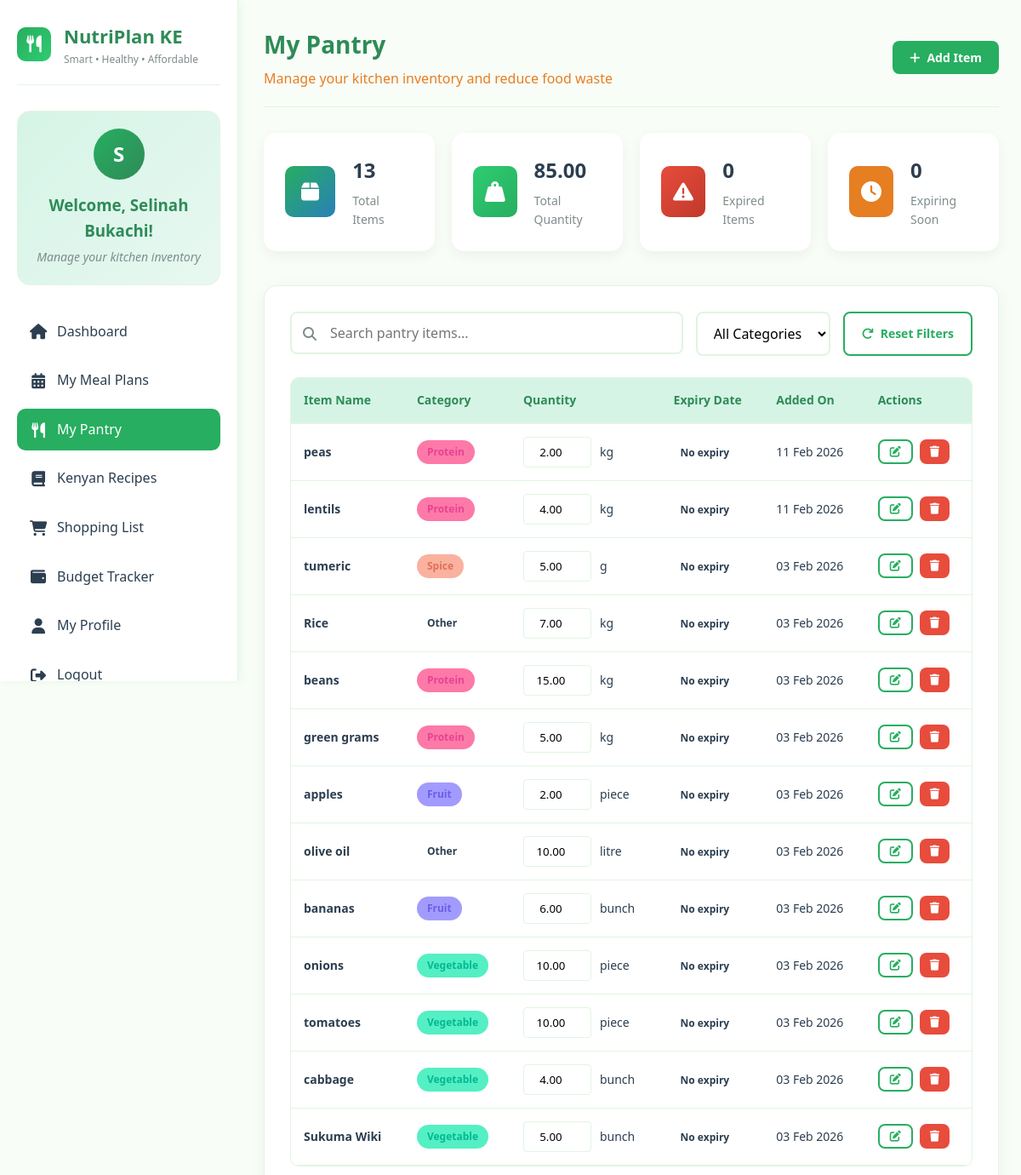
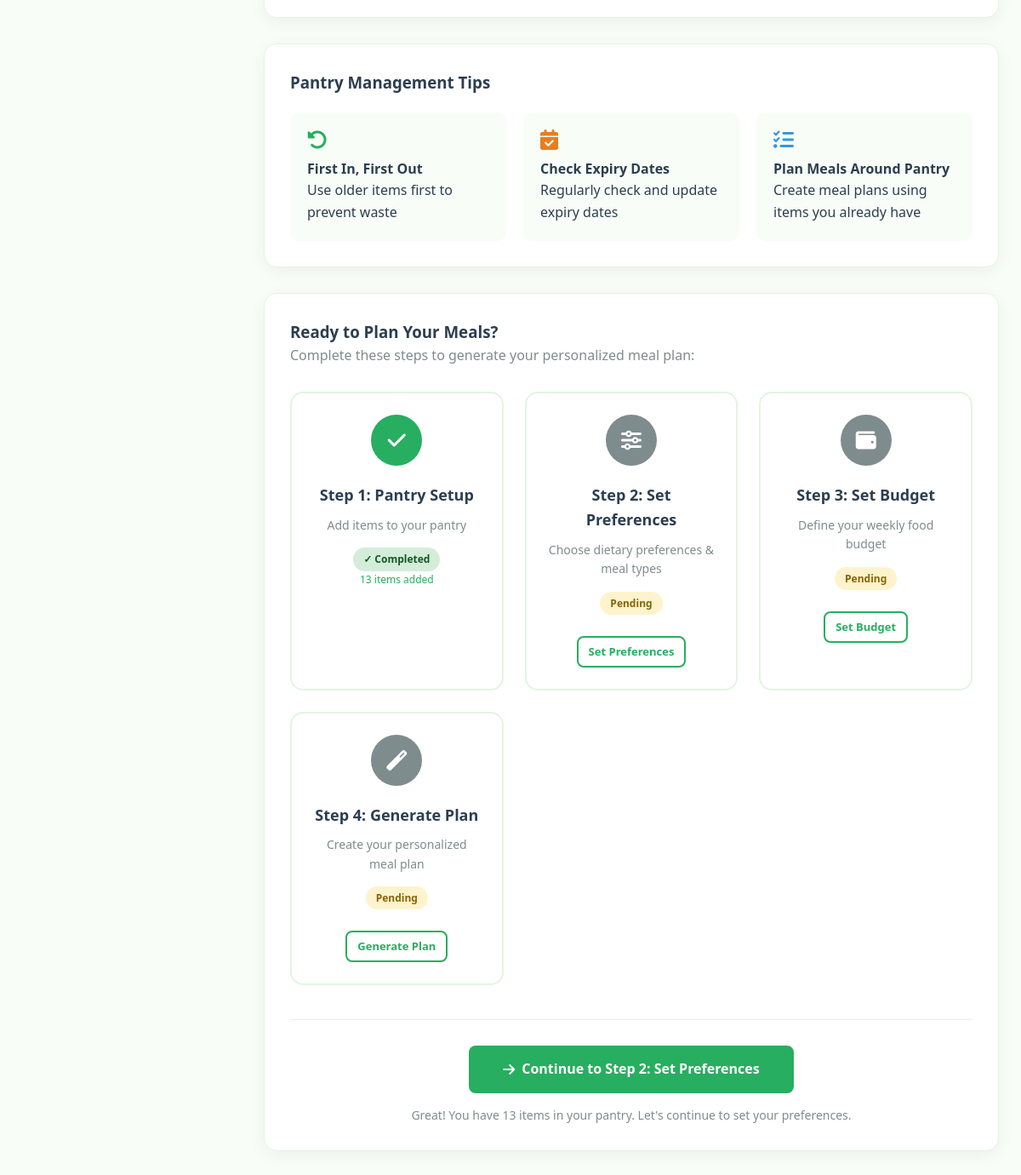
Page /pantry.php (signed in) on the committed database (2 pictures, top to bottom).
### tables this page shows
CREATE TABLE `pantry` (
  `pantry_id` int(11) NOT NULL,
  `user_id` int(11) NOT NULL,
  `item_name` varchar(100) NOT NULL,
  `category` varchar(50) DEFAULT NULL,
  `quantity` decimal(10,2) NOT NULL,
  `unit` varchar(50) DEFAULT NULL,
  `expiry_date` date DEFAULT NULL,
  `added_date` datetime DEFAULT current_timestamp(),
  `last_updated` datetime DEFAULT current_timestamp() ON UPDATE current_timestamp()
);

### pantry.php (the view, shortened to what the rows shown need)
<?php
require_once 'config.php';
$user_id = $_SESSION['user_id'];
$query = "SELECT * FROM pantry WHERE user_id = $user_id";
$query .= " ORDER BY added_date DESC";
$result = mysqli_query($conn, $query);
?>
<!DOCTYPE html>
<html lang="en">
<head>
    <link rel="stylesheet" href="https://cdnjs.cloudflare.com/ajax/libs/font-awesome/6.4.0/css/all.min.css">
</head>
<body>
    <div class="dashboard-container">
        <aside class="sidebar">
            <div class="logo">
                <div class="logo-text">
                    <h2>NutriPlan KE</h2>
                </div>
            </div>
        </aside>
        <main class="main-content">
            <div class="top-header">
                <div class="welcome-message">
                    <h1>My Pantry</h1>
                </div>
            </div>
            <div class="content-section">
                <div class="table-container">
                    <?php if (mysqli_num_rows($result) > 0): ?>
                        <table class="data-table">
                            <thead>
                                <tr>
                                    <th>Item Name</th>
                                    <th>Category</th>
                                    <th>Quantity</th>
                                    <th>Expiry Date</th>
                                    <th>Added On</th>
                                    <th>Actions</th>
                                </tr>
                            </thead>
                            <tbody>
                                <?php
                                mysqli_data_seek($result, 0);
                                while ($item = mysqli_fetch_assoc($result)):
                                    $row_class = '';
                                ?>
                                    <tr class="<?php echo $row_class; ?>" id="item-<?php echo $item['pantry_id']; ?>">
                                        <td>
                                            <strong><?php echo htmlspecialchars($item['item_name']); ?></strong>
                                        </td>
                                        <td>
                                            <span class="badge badge-<?php echo strtolower($item['category'] ?? 'other'); ?>">
                                                <?php echo htmlspecialchars($item['category'] ?? 'Uncategorized'); ?>
                                            </span>
                                        </td>
                                        <td>
                                            <form method="POST" class="quantity-form" onsubmit="updateQuantity(event, <?php echo $item['pantry_id']; ?>)">
                                                <input type="number"
                                                       name="new_quantity"
                                                       value="<?php echo $item['quantity']; ?>"
                                                       step="0.01"
                                                       min="0"
                                                       class="quantity-input"
                                                       onchange="this.form.submit()">
                                                <span><?php echo htmlspecialchars($item['unit']); ?></span>
                                            </form>
                                        </td>
                                        <td>
                                            <?php if ($item['expiry_date']):
                                                $expiry_date = new DateTime($item['expiry_date']);
                                                $today = new DateTime();
                                                $interval = $today->diff($expiry_date);
                                                $status_class = 'expiry-good';
                                                $status_text = 'Good';
                                                if ($expiry_date < $today) {
                                                    $status_class = 'expiry-danger';
                                                    $status_text = 'Expired';
                                                } elseif ($interval->days <= 7) {
                                                    $status_class = 'expiry-warning';
                                                    $status_text = 'Soon';
                                                }
                                            ?>
                                                <span class="expiry-status <?php echo $status_class; ?>">
                                                    <?php echo date('d M Y', strtotime($item['expiry_date'])); ?>
                                                    <br>
                                                    <small>(<?php echo $status_text; ?>)</small>
                                                </span>
                                            <?php else: ?>
                                                <span class="expiry-status">No expiry</span>
                                            <?php endif; ?>
                                        </td>
                                        <td>
                                            <?php echo date('d M Y', strtotime($item['added_date'])); ?>
                                        </td>
                                        <td>
                                            <div class="action-buttons">
                                                <button class="btn btn-sm btn-outline"
                                                        onclick="editItem(<?php echo $item['pantry_id']; ?>, '<?php echo addslashes($item['item_name']); ?>', '<?php echo $item['category']; ?>', <?php echo $item['quantity']; ?>, '<?php echo $item['unit']; ?>', '<?php echo $item['expiry_date']; ?>')"
                                                        title="Edit">
                                                    <i class="fas fa-edit"></i>
                                                </button>
                                                <button class="btn btn-sm btn-danger"
                                                        onclick="deleteItem(<?php echo $item['pantry_id']; ?>)"
                                                        title="Delete">
                                                    <i class="fas fa-trash"></i>
                                                </button>
                                            </div>
                                        </td>
                                    </tr>
                                <?php endwhile; ?>
                            </tbody>
                        </table>
                    <?php endif; ?>
                </div>
            </div>
        </main>
    </div>
</body>
</html>

### rows in the picture
pantry: item_name "peas", category "Protein", new_quantity "2.00", unit "kg", shows "No expiry", added_date "11 Feb 2026"
pantry: item_name "lentils", category "Protein", new_quantity "4.00", unit "kg", shows "No expiry", added_date "11 Feb 2026"
pantry: item_name "tumeric", category "Spice", new_quantity "5.00", unit "g", shows "No expiry", added_date "03 Feb 2026"
pantry: item_name "Rice", category "Other", new_quantity "7.00", unit "kg", shows "No expiry", added_date "03 Feb 2026"
pantry: item_name "beans", category "Protein", new_quantity "15.00", unit "kg", shows "No expiry", added_date "03 Feb 2026"
pantry: item_name "green grams", category "Protein", new_quantity "5.00", unit "kg", shows "No expiry", added_date "03 Feb 2026"
pantry: item_name "apples", category "Fruit", new_quantity "2.00", unit "piece", shows "No expiry", added_date "03 Feb 2026"
pantry: item_name "olive oil", category "Other", new_quantity "10.00", unit "litre", shows "No expiry", added_date "03 Feb 2026"
pantry: item_name "bananas", category "Fruit", new_quantity "6.00", unit "bunch", shows "No expiry", added_date "03 Feb 2026"
pantry: item_name "onions", category "Vegetable", new_quantity "10.00", unit "piece", shows "No expiry", added_date "03 Feb 2026"
pantry: item_name "tomatoes", category "Vegetable", new_quantity "10.00", unit "piece", shows "No expiry", added_date "03 Feb 2026"
pantry: item_name "cabbage", category "Vegetable", new_quantity "4.00", unit "bunch", shows "No expiry", added_date "03 Feb 2026"
pantry: item_name "Sukuma Wiki", category "Vegetable", new_quantity "5.00", unit "bunch", shows "No expiry", added_date "03 Feb 2026"

### other values in the picture
substr($user_name, 0, 1) "S"
$user_name "Selinah Bukachi"
$stats['total_items'] "13"
$stats['total_quantity'] "85.00"
$stats['expired_items'] "0"
$stats['expiring_soon'] "0"
$pantry_count "13"
